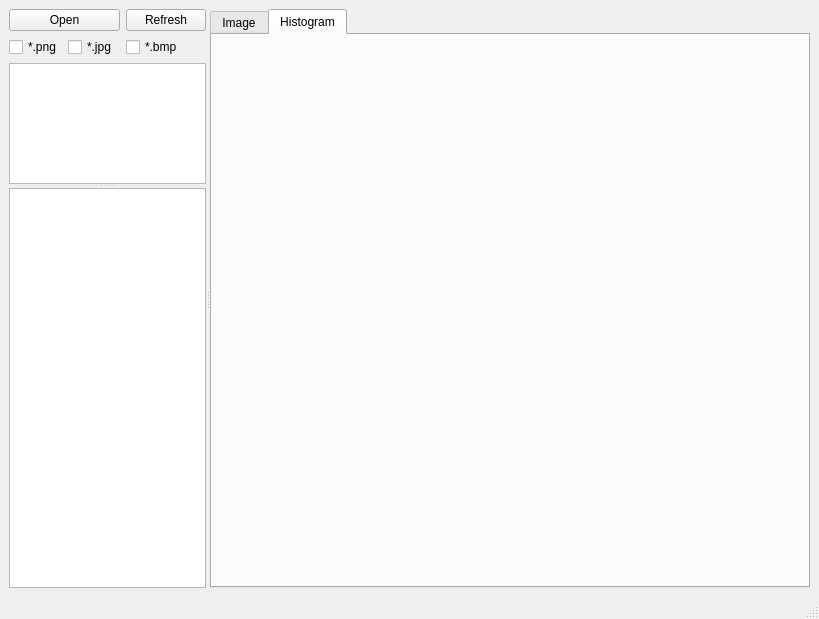
<?xml version="1.0" encoding="UTF-8"?>
<ui version="4.0">
 <class>MainWindow</class>
 <widget class="QMainWindow" name="MainWindow">
  <property name="geometry">
   <rect>
    <x>0</x>
    <y>0</y>
    <width>819</width>
    <height>619</height>
   </rect>
  </property>
  <property name="windowTitle">
   <string>MainWindow</string>
  </property>
  <widget class="QWidget" name="centralwidget">
   <layout class="QHBoxLayout" name="horizontalLayout">
    <item>
     <widget class="QSplitter" name="splitter_2">
      <property name="orientation">
       <enum>Qt::Horizontal</enum>
      </property>
      <widget class="QWidget" name="">
       <layout class="QVBoxLayout" name="verticalLayout">
        <item>
         <layout class="QGridLayout" name="gridLayout">
          <item row="1" column="1">
           <widget class="QCheckBox" name="checkBox_jpg">
            <property name="text">
             <string>*.jpg</string>
            </property>
           </widget>
          </item>
          <item row="1" column="0">
           <widget class="QCheckBox" name="checkBox_png">
            <property name="text">
             <string>*.png</string>
            </property>
           </widget>
          </item>
          <item row="1" column="2">
           <widget class="QCheckBox" name="checkBox_bmp">
            <property name="text">
             <string>*.bmp</string>
            </property>
           </widget>
          </item>
          <item row="0" column="2">
           <widget class="QPushButton" name="pushButton_refresh">
            <property name="text">
             <string>Refresh</string>
            </property>
           </widget>
          </item>
          <item row="0" column="0" colspan="2">
           <widget class="QPushButton" name="pushButton_open">
            <property name="text">
             <string>Open</string>
            </property>
           </widget>
          </item>
         </layout>
        </item>
        <item>
         <widget class="QSplitter" name="splitter">
          <property name="orientation">
           <enum>Qt::Vertical</enum>
          </property>
          <widget class="QTreeView" name="treeView">
           <property name="minimumSize">
            <size>
             <width>0</width>
             <height>100</height>
            </size>
           </property>
          </widget>
          <widget class="QTableView" name="tableView">
           <property name="minimumSize">
            <size>
             <width>0</width>
             <height>400</height>
            </size>
           </property>
          </widget>
         </widget>
        </item>
       </layout>
      </widget>
      <widget class="QTabWidget" name="tabWidget">
       <property name="minimumSize">
        <size>
         <width>600</width>
         <height>0</height>
        </size>
       </property>
       <property name="currentIndex">
        <number>1</number>
       </property>
       <widget class="QWidget" name="tab_image">
        <attribute name="title">
         <string>Image</string>
        </attribute>
        <layout class="QGridLayout" name="gridLayout_2">
         <item row="0" column="0">
          <widget class="QWidget" name="widget_image" native="true"/>
         </item>
        </layout>
       </widget>
       <widget class="QWidget" name="tab_histogram">
        <attribute name="title">
         <string>Histogram</string>
        </attribute>
        <layout class="QGridLayout" name="gridLayout_3">
         <item row="0" column="0">
          <widget class="QWidget" name="widget_histogram" native="true"/>
         </item>
        </layout>
       </widget>
      </widget>
     </widget>
    </item>
   </layout>
  </widget>
  <widget class="QMenuBar" name="menubar">
   <property name="geometry">
    <rect>
     <x>0</x>
     <y>0</y>
     <width>819</width>
     <height>21</height>
    </rect>
   </property>
  </widget>
  <widget class="QStatusBar" name="statusbar"/>
 </widget>
 <resources/>
 <connections/>
</ui>
